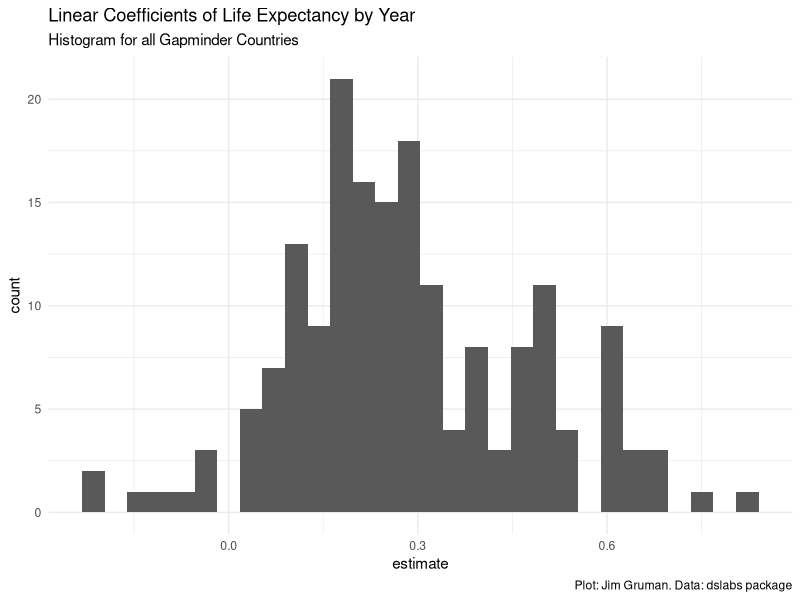
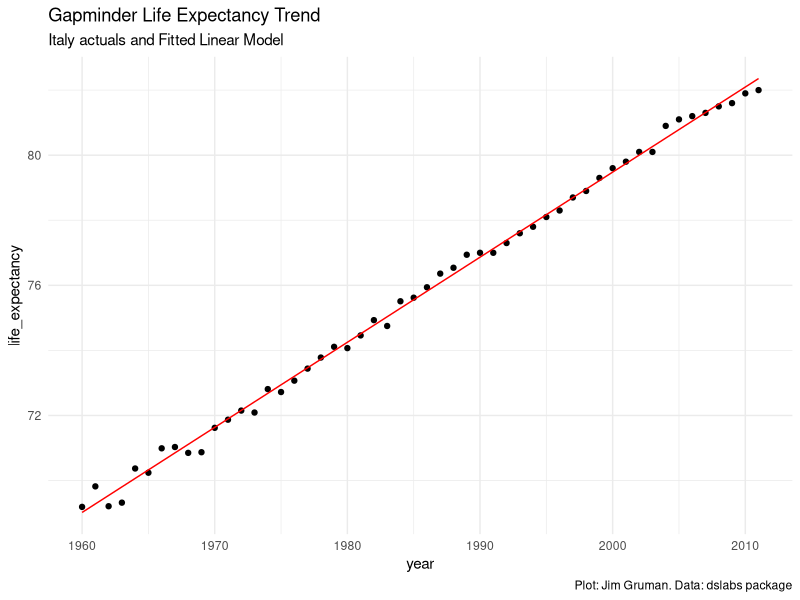
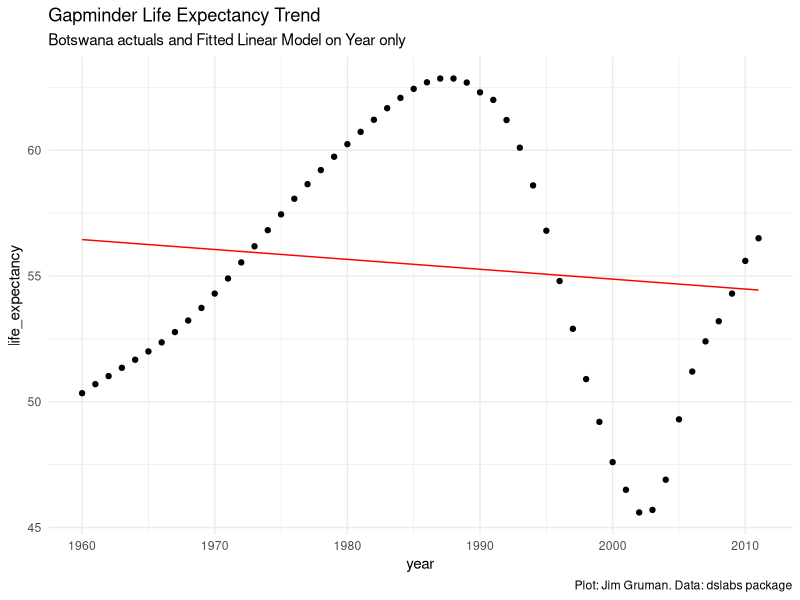
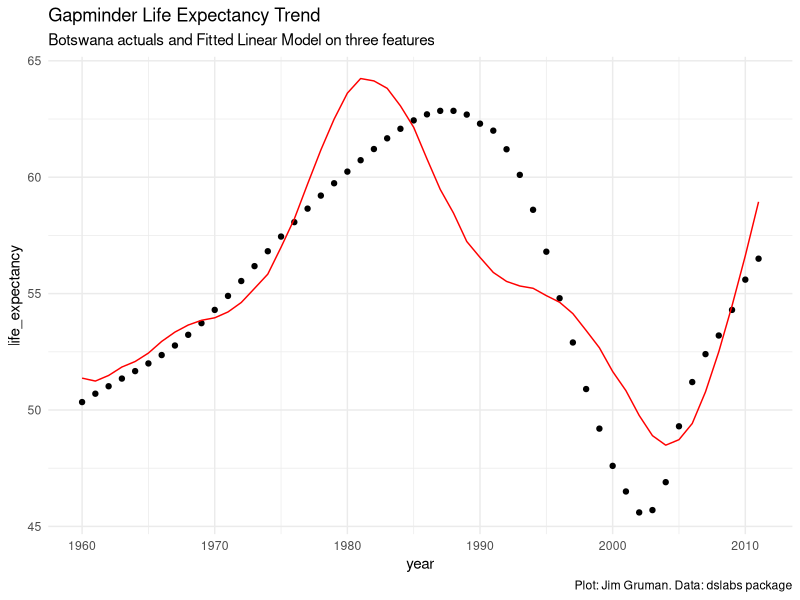

These figures' R source, in order: (Note: this script raises an error after producing the figures.)
## ---- chunk 1
library(tidyverse)
library(tidyr)
library(broom)
library(purrr)
library(dslabs)
library(rsample)
library(ModelMetrics)
library(ranger)
library(viridis)
## ---- chunk 2
data(gapminder)
###########   later, use continent and region to impute averages
gapminder <- gapminder %>%
  filter(!is.na(gdp), !is.na(infant_mortality)) %>%
  select(-continent, -region)
## ---- chunk 3
gap_nested<- gapminder %>%
     group_by(country)%>%
     nest()
## ---- chunk 4
gap_models<-gap_nested %>%
    mutate(model = map(.x=data, .f = ~lm(formula = life_expectancy~year, data = .x)))
## ---- chunk 5
gap_models %>%
  mutate(coef = map(model, ~tidy(.x))) %>%
  unnest(coef) %>%
  filter(term == "year")%>%
  ggplot()+geom_histogram(aes(estimate))+
  labs(title = "Linear Coefficients of Life Expectancy by Year",
       subtitle = "Histogram for all Gapminder Countries",
       caption = "Plot: Jim Gruman. Data: dslabs package")+
  theme_minimal()
  
## ---- chunk 6
gap_models %>%
  mutate(coef =  map(model, ~glance(.x))) %>%
  unnest(coef) %>%
  ungroup()%>%
  top_n(n= 6, wt = r.squared)
## ---- chunk 7
gap_models %>%
  mutate(coef =  map(model, ~glance(.x))) %>%
  unnest(coef) %>%
  ungroup()%>%
  top_n(n= 6, wt = -r.squared)
## ---- chunk 8
gap_models %>% filter(country == "Italy")%>%
  mutate(augmented = map(model, ~augment(.x))) %>%
  unnest(augmented) %>%
  ggplot(aes(x=year, y=life_expectancy))+
  geom_point()+
  geom_line(aes(y=.fitted), color = "red")+
  labs(title = "Gapminder Life Expectancy Trend",
       subtitle = "Italy actuals and Fitted Linear Model",
       caption = "Plot: Jim Gruman. Data: dslabs package")+
  theme_minimal()
## ---- chunk 9
gap_models %>% filter(country == "Botswana")%>%
  mutate(augmented = map(model, ~augment(.x))) %>%
  unnest(augmented) %>%
  ggplot(aes(x=year, y=life_expectancy))+
  geom_point()+
  geom_line(aes(y=.fitted), color = "red")+
  labs(title = "Gapminder Life Expectancy Trend",
       subtitle = "Botswana actuals and Fitted Linear Model on Year only",
       caption = "Plot: Jim Gruman. Data: dslabs package")+
  theme_minimal()
## ---- chunk 10
gap_models<-gap_nested %>%
  mutate(model = map(.x=data, .f = ~lm(formula = life_expectancy~year+fertility+population, data = .x, na.action=na.exclude)))
## ---- chunk 11
gap_models %>%
  mutate(coef =  map(model, ~glance(.x))) %>%
  unnest(coef) %>%
  ungroup()%>%
  top_n(n= 6, wt = -r.squared)
## ---- chunk 12
gap_models %>% filter(country == "Botswana")%>%
  mutate(augmented = map(model, ~augment(.x))) %>%
  unnest(augmented) %>%
  ggplot(aes(x=year, y=life_expectancy))+
  geom_point()+
  geom_line(aes(y=.fitted), color = "red")+
  labs(title = "Gapminder Life Expectancy Trend",
       subtitle = "Botswana actuals and Fitted Linear Model on three features",
       caption = "Plot: Jim Gruman. Data: dslabs package")+
  theme_minimal()
## ---- chunk 13
gap_split <- initial_split(gapminder, prop = .75)
## ---- chunk 14
training_data <- training(gap_split)
## ---- chunk 15
testing_data <- testing(gap_split)
## ---- chunk 16
dim(training_data)
dim(testing_data)
## ---- chunk 17
cv_split <- vfold_cv(training_data, v = 5)

cv_data <- cv_split %>% 
  mutate(
    # Extract the train dataframe for each split
    train = map(splits, ~training(.x)), 
    # Extract the validate dataframe for each split
    validate = map(splits, ~testing(.x))
  )
## ---- chunk 18
cv_models_lm <- cv_data %>% 
  mutate(model = map(train, ~lm(formula = life_expectancy~., data = .x)))
## ---- chunk 19
cv_prep_lm <- cv_models_lm %>% 
  mutate(
    # Extract the recorded life expectancy for the records in the validate dataframes
    validate_actual = map(validate, ~.x$life_expectancy),
    # Predict life expectancy for each validate set using its corresponding model
    validate_predicted = map2(.x = model, .y = validate, ~predict(.x, .y))
  )
## ---- chunk 20
cv_eval_lm <- cv_prep_lm %>% 
  mutate(validate_mae = map2_dbl(validate_actual, validate_predicted, ~mae(actual = .x, predicted = .y)))
## ---- chunk 21
cv_eval_lm$validate_mae
## ---- chunk 22
mean(cv_eval_lm$validate_mae)
## ---- chunk 23
cv_models_rf <- cv_data %>% 
  mutate(model = map(train, ~ranger(formula = life_expectancy~., data = .x, num.trees = 100, seed = 42)))
## ---- chunk 24
cv_prep_rf <- cv_models_rf %>% 
  mutate(validate_predicted = map2(.x = model , .y = validate, ~predict(.x, .y)$predictions),
         validate_actual = map(validate, ~.x$life_expectancy))
## ---- chunk 25
cv_eval_rf <- cv_prep_rf %>% 
  mutate(validate_mae = map2_dbl(validate_actual, validate_predicted, ~mae(actual = .x, predicted = .y)))
## ---- chunk 26
cv_eval_rf$validate_mae
## ---- chunk 27
mean(cv_eval_rf$validate_mae)
## ---- chunk 28
cv_tune <- cv_data %>% 
  crossing(mtry = 2:5) 
## ---- chunk 29
cv_model_tunerf <- cv_tune %>% 
  mutate(model = map2(.x = train, .y = mtry, ~ranger(formula = life_expectancy~., 
                                                     data = .x, mtry = .y, 
                                                     num.trees = 100, seed = 42)))
## ---- chunk 30
cv_prep_tunerf <- cv_model_tunerf %>% 
  mutate(validate_predicted = map2(.x = model, .y = validate, ~predict(.x, .y)$predictions),
         validate_actual = map(validate, ~.x$life_expectancy))
## ---- chunk 31
cv_eval_tunerf <- cv_prep_tunerf %>% 
  mutate(validate_mae = map2_dbl(.x = validate_actual, .y = validate_predicted, ~mae(actual = .x, predicted = .y)))
## ---- chunk 32
cv_eval_tunerf %>% 
  group_by(mtry) %>% 
  summarise(mean_mae = mean(validate_mae))
## ---- chunk 33
best_model <- ranger(formula = life_expectancy~., data = training_data,
                     mtry = 2, num.trees = 100, seed = 42)
## ---- chunk 34
test_actual <- testing_data$life_expectancy
## ---- chunk 35
test_predicted <- predict(best_model, testing_data)$predictions
## ---- chunk 36
mae(test_actual, test_predicted)
## ---- chunk 37
data(attrition)
## ---- chunk 38
data_split <- initial_split(attrition, prop = .75)
## ---- chunk 39
training_data <- training(data_split)
## ---- chunk 40
testing_data <- testing(data_split)
## ---- chunk 41
cv_split <- vfold_cv(training_data, v = 5)

cv_data <- cv_split %>% 
  mutate(
    # Extract the train dataframe for each split
    train = map(splits, ~training(.x)),
    # Extract the validate dataframe for each split
    validate = map(splits, ~testing(.x))
  )
## ---- chunk 42
cv_models_lr <- cv_data %>% 
  mutate(model = map(train, ~glm(formula = Attrition~., 
                                 data = .x, family = "binomial")))
## ---- chunk 43
model <- cv_models_lr$model[[1]]
validate <- cv_models_lr$validate[[1]]
## ---- chunk 44
validate_actual <- validate$Attrition == "Yes"
## ---- chunk 45
validate_prob <- predict(model, validate, type = "response")
## ---- chunk 46
validate_predicted <- validate_prob > 0.5
## ---- chunk 47
table(validate_actual, validate_predicted)
## ---- chunk 48
1-ce(validate_actual, validate_predicted)
## ---- chunk 49
precision(validate_actual, validate_predicted)
## ---- chunk 50
recall(validate_actual, validate_predicted)
## ---- chunk 51
cv_prep_lr <- cv_models_lr %>% 
  mutate(
    # Prepare binary vector of actual Attrition values in validate
    validate_actual = map(validate, ~.x$Attrition == "Yes"),
    # Prepare binary vector of predicted Attrition values for validate
    validate_predicted = map2(.x = model, .y = validate, ~predict(.x, .y, type = "response") > 0.5)
  )
## ---- chunk 52
cv_perf_recall <- cv_prep_lr %>% 
  mutate(validate_recall = map2_dbl(validate_actual, validate_predicted, 
                                    ~recall(actual = .x, predicted = .y)))
## ---- chunk 53
cv_perf_recall$validate_recall
## ---- chunk 54
mean(cv_perf_recall$validate_recall)
## ---- chunk 55
cv_tune <- cv_data %>%
  crossing(mtry = 2:16) 
## ---- chunk 56
cv_models_rf <- cv_tune %>% 
  mutate(model = map2(train, mtry, ~ranger(formula = Attrition~., 
                                           data = .x, mtry = .y,
                                        num.trees = 100, seed = 42)))
## ---- chunk 57
cv_prep_rf <- cv_models_rf %>% 
  mutate(
    # Prepare binary vector of actual Attrition values in validate
    validate_actual = map(validate, ~.x$Attrition == "Yes"),
    # Prepare binary vector of predicted Attrition values for validate
    validate_predicted = map2(.x = model, .y = validate, ~predict(.x, .y, type = "response")$predictions == "Yes")
  )
## ---- chunk 58
cv_perf_recall <- cv_prep_rf %>% 
  mutate(recall = map2_dbl(.x = validate_actual, .y = validate_predicted, ~recall(actual = .x, predicted = .y)))
## ---- chunk 59
cv_perf_recall %>% 
  group_by(mtry) %>% 
  summarise(mean_recall = mean(recall))
## ---- chunk 60
best_model <- glm(formula = Attrition~., 
                  data = training_data, family = "binomial")
## ---- chunk 61
test_actual <- testing_data$Attrition == "Yes"
## ---- chunk 62
test_predicted <- predict(best_model, testing_data, type = "response") > 0.5
## ---- chunk 63
table(test_actual, test_predicted)
## ---- chunk 64
1-ce(test_actual, test_predicted)
## ---- chunk 65
precision(test_actual, test_predicted)
## ---- chunk 66
recall(test_actual, test_predicted)
